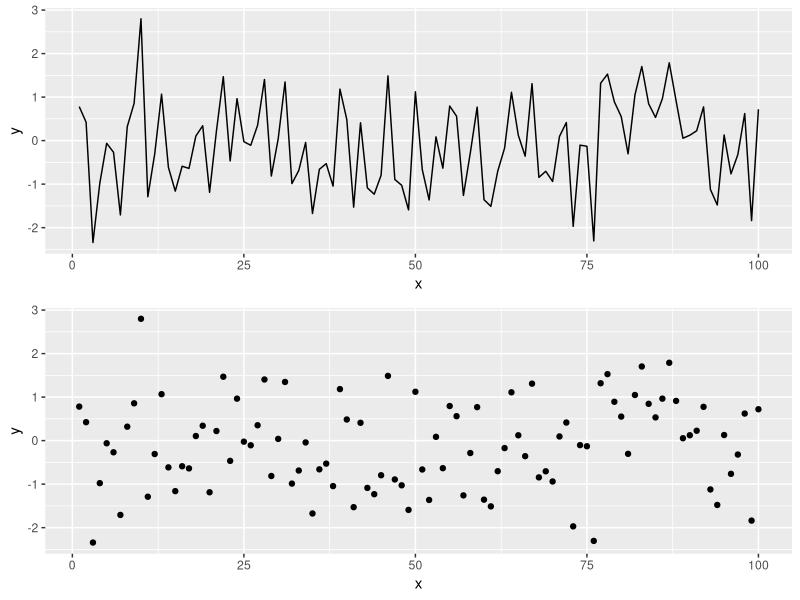
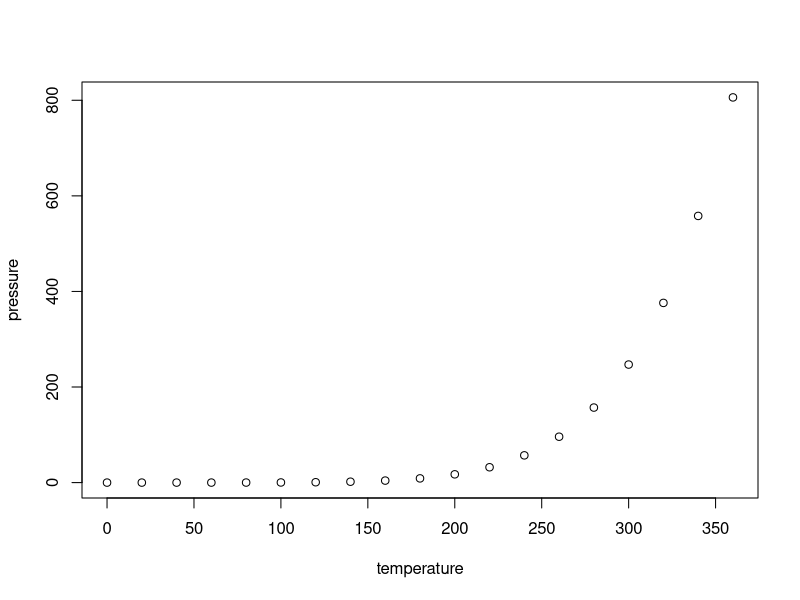

Generate these figures, in order, with R:
## ---- chunk 1
knitr::opts_chunk$set(echo = TRUE, fig.width = 8, fig.height = 8, fig.alig = "center")
## ---- chunk 2
library(tidyverse)
library(gridExtra)
## ---- chunk 3
# Simulating data according to a normal distribution
x <- seq(1:100)
y <- rnorm(100) # Generating data form a normal distribution with mean 0 and variance 1
data <- data.frame(x = x, y = y ) # Creating a data frame
p1 = ggplot(data, aes(x= x, y = y)) +
geom_line()
p2 = ggplot(data, aes(x= x, y = y)) +
geom_point()
grid.arrange(p1, p2)
## ---- chunk 4
summary(cars)
## ---- chunk 5
plot(pressure)
